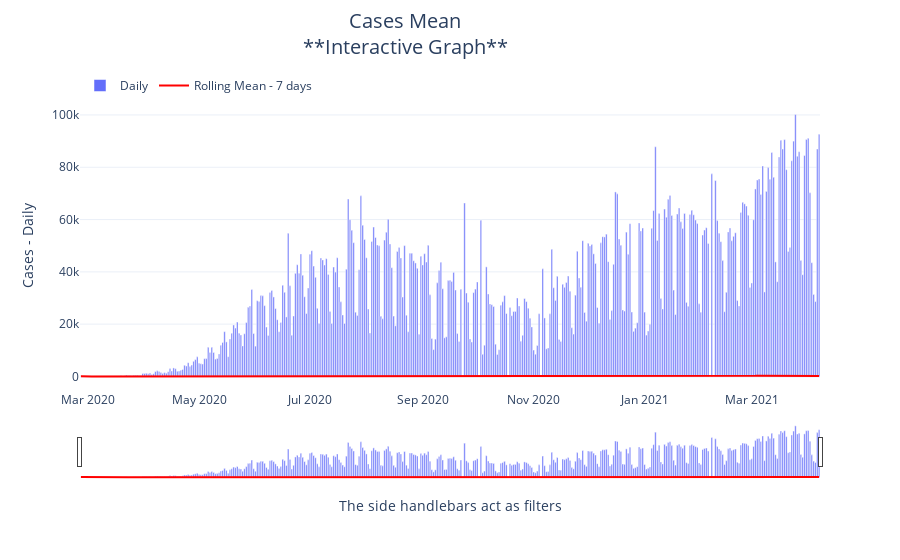

This figure's notebook cell:
### Code cell
plotagem_media_movel(to_plot, 
                     'date', 
                     'new_cases', 
                     'new_cases_per_million_rollmean7',	
                     'Cases Mean')

### Figure 1 — Plotly figure (JSON) as saved in the notebook; plotly's stock layout.template omitted (floating-point values rounded to 4 significant figures; data arrays with more than 128 entries replaced by an {"elided": "..."} marker saying what was removed)
{"data": [{"name": "Daily", "type": "bar", "x": {"elided": "407 str values"}, "y": {"elided": "407 int values"}}, {"marker": {"color": "Red", "line": {"color": "Red", "width": 20}, "size": 120}, "mode": "lines", "name": "Rolling Mean - 7 days", "type": "scatter", "x": {"elided": "407 str values"}, "y": {"elided": "407 float values"}}], "layout": {"hovermode": "closest", "legend": {"orientation": "h", "x": 0, "y": 1}, "title": {"font": {"size": 20}, "text": "Cases Mean<br>**Interactive Graph**", "x": 0.45, "xanchor": "center", "y": 0.95, "yanchor": "top"}, "xaxis": {"rangeslider": {"visible": true}, "showgrid": false, "title": {"text": "The side handlebars act as filters"}, "type": "date"}, "yaxis": {"title": {"text": "Cases - Daily "}}}}
